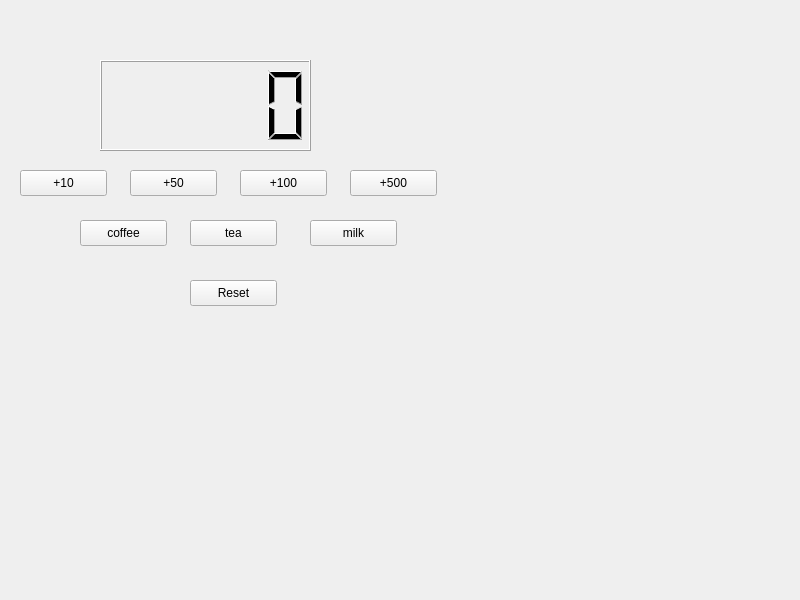
<?xml version="1.0" encoding="UTF-8"?>
<ui version="4.0">
 <class>Widget</class>
 <widget class="QWidget" name="Widget">
  <property name="geometry">
   <rect>
    <x>0</x>
    <y>0</y>
    <width>800</width>
    <height>600</height>
   </rect>
  </property>
  <property name="windowTitle">
   <string>Widget</string>
  </property>
  <widget class="QPushButton" name="hundred">
   <property name="geometry">
    <rect>
     <x>240</x>
     <y>170</y>
     <width>87</width>
     <height>26</height>
    </rect>
   </property>
   <property name="text">
    <string>+100</string>
   </property>
  </widget>
  <widget class="QPushButton" name="fifty">
   <property name="geometry">
    <rect>
     <x>130</x>
     <y>170</y>
     <width>87</width>
     <height>26</height>
    </rect>
   </property>
   <property name="text">
    <string>+50</string>
   </property>
  </widget>
  <widget class="QPushButton" name="ten">
   <property name="geometry">
    <rect>
     <x>20</x>
     <y>170</y>
     <width>87</width>
     <height>26</height>
    </rect>
   </property>
   <property name="text">
    <string>+10</string>
   </property>
  </widget>
  <widget class="QPushButton" name="coffee">
   <property name="geometry">
    <rect>
     <x>80</x>
     <y>220</y>
     <width>87</width>
     <height>26</height>
    </rect>
   </property>
   <property name="text">
    <string>coffee</string>
   </property>
  </widget>
  <widget class="QLCDNumber" name="total">
   <property name="geometry">
    <rect>
     <x>100</x>
     <y>60</y>
     <width>211</width>
     <height>91</height>
    </rect>
   </property>
  </widget>
  <widget class="QPushButton" name="reset">
   <property name="geometry">
    <rect>
     <x>190</x>
     <y>280</y>
     <width>87</width>
     <height>26</height>
    </rect>
   </property>
   <property name="text">
    <string>Reset</string>
   </property>
  </widget>
  <widget class="QPushButton" name="milk">
   <property name="geometry">
    <rect>
     <x>310</x>
     <y>220</y>
     <width>87</width>
     <height>26</height>
    </rect>
   </property>
   <property name="text">
    <string>milk</string>
   </property>
  </widget>
  <widget class="QPushButton" name="five_hundred">
   <property name="geometry">
    <rect>
     <x>350</x>
     <y>170</y>
     <width>87</width>
     <height>26</height>
    </rect>
   </property>
   <property name="text">
    <string>+500</string>
   </property>
  </widget>
  <widget class="QPushButton" name="tea">
   <property name="geometry">
    <rect>
     <x>190</x>
     <y>220</y>
     <width>87</width>
     <height>26</height>
    </rect>
   </property>
   <property name="text">
    <string>tea</string>
   </property>
  </widget>
 </widget>
 <resources/>
 <connections/>
</ui>
